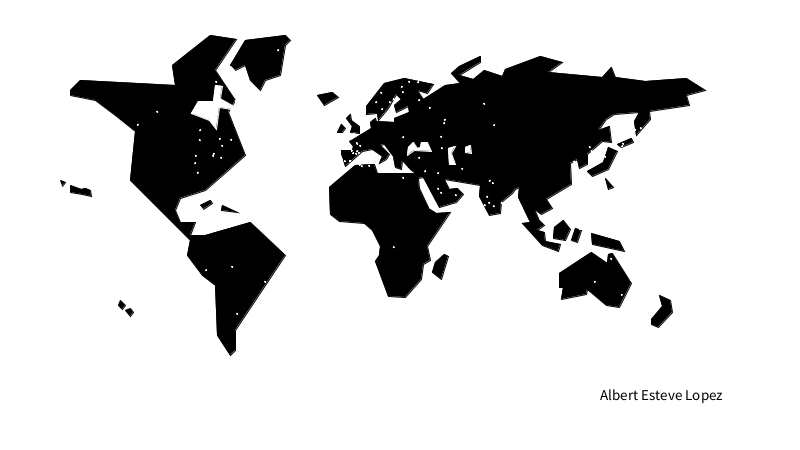
Frame 1 (no input)
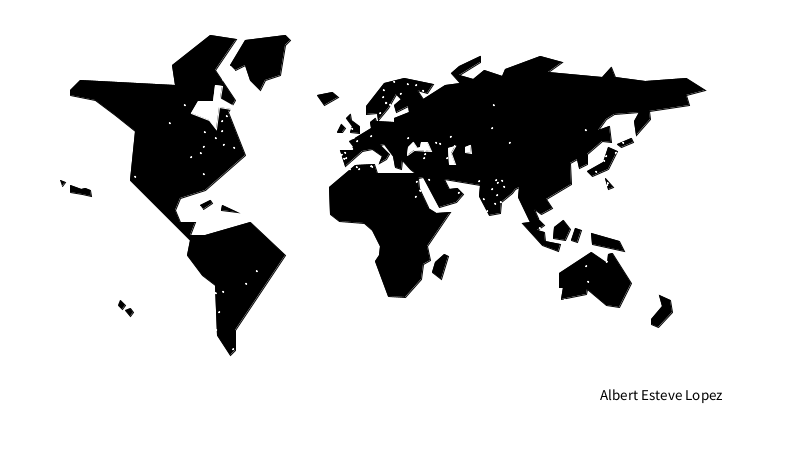
Frame 60 (the mouse pressed at the canvas centre just before this capture)
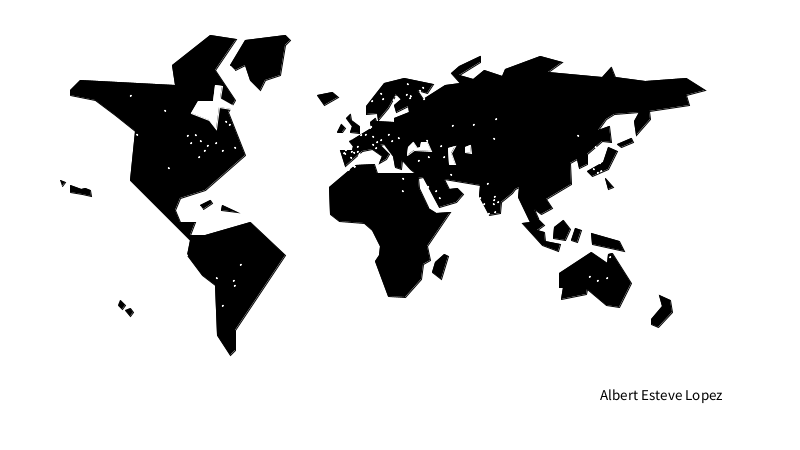
Frame 120 (the mouse held since frame 60 and released just before this capture)

The Processing sketch that drew these frames (run headless with seeded random() and noise(); from frame 60 on, the mouse is pressed at the canvas centre):

// Processing sketch: processing_173184
// ── processing_173184.pde

int blocksize = 15;
int i = 0;
int j = 0;
float x;
float z;
void setup(){
     size (800, 450);
     

}

void draw(){
    background(255);
    println (mouseX + "," + mouseY);
    
    //firma
    fill(0,0,0);
    textSize(15);
    text("Albert Esteve Lopez",600,400);
    
    //caracteristicas relleno continentes
    stroke(0);
    fill (0);
    strokeWeight(1);
    stroke(0, 0, 0);
    
    //america
    beginShape();
     
        vertex(70,90);
        vertex(80,80);
        vertex(175,85);
        vertex(172,65);
        vertex(210,35);
        vertex(236,39);
        vertex(215,70);
        vertex(235,100);
        vertex(228,112);
        vertex(245,155);
        vertex(205,190);
        vertex(180,198);
        vertex(175,210);
        vertex(180,222);
        vertex(195,222);
        vertex(190,235); 
        vertex(205,235);
        vertex(250,222);
        vertex(285,255);
        vertex(235,330);
        vertex(235,350);
        vertex(230,355);
        vertex(217,335);
        vertex(215,285);
        vertex(202,275);
        vertex(187,255);
        vertex(190,240);
        vertex(160,210);
        vertex(130,180);
        vertex(135,131);
        vertex(115,115);
        vertex(95,100);
        vertex(70,95);
       
    endShape();
   
     beginShape();
    
     vertex(230,65);
     vertex(245,40);
     vertex(285,35);
     vertex(290,40);
     vertex(285,45);
     vertex(280,75);
     vertex(265,80);
     vertex(260,90);
     vertex(250,80);
     vertex(245,65);
     vertex(235,70);
     
     
    
    endShape();
    
    
    //islas america
    beginShape();
    
     vertex(200,205);
     vertex(210,200);
     vertex(212,203);
     vertex(203,209);
       
    endShape();
    
    beginShape();
    
     vertex(60,180);
     vertex(65,182);
     vertex(62,186);
     
    endShape();
    
    beginShape();
    
     vertex(70,185);
     vertex(81,189);
     vertex(85,188);
     vertex(90,190);
     vertex(91,196);
     vertex(82,194);
     vertex(70,192);
    
    endShape();
    
    beginShape();
    
     vertex(120,300);
     vertex(125,305);
     vertex(122,309);
     vertex(118,305);
    
    endShape();
    
    beginShape();
    
     vertex(130,308);
     vertex(133,312);
     vertex(130,316);
     vertex(125,310);
    
    endShape();
    
    beginShape();
    
     vertex(222,205);
     vertex(221,210);
     vertex(237,212);
     vertex(222,205);
    
    endShape();
    
    //europa
    beginShape();
     
     
     vertex(353,139);
     vertex(371,128);
     vertex(370,122);
     vertex(375,118);
     vertex(376,121);
     vertex(394,122);
     vertex(394,118);
     vertex(409,112);
     vertex(408,106);
     vertex(396,112);
     vertex(394,105);
     vertex(401,99);
     vertex(396,94);
     vertex(388,108);
     vertex(378,120);
     vertex(377,113);
     vertex(366,114);
     vertex(366,106);
     vertex(384,83);
     vertex(404,78);
     vertex(433,84);
     vertex(427,93);
     vertex(417,90);
     vertex(423,99);
     vertex(445,85);
     vertex(460,83);
     vertex(451,73);
     vertex(459,66);
     vertex(480,56);
     vertex(480,62);
     vertex(459,75);
     vertex(473,79);
     vertex(484,70);
     vertex(502,76);
     vertex(505,69);
     vertex(540,56);
     vertex(562,62);
     vertex(548,72);
     vertex(602,77);
     vertex(611,67);
     vertex(615,77);
     vertex(645,81);
     vertex(686,78);
     vertex(705,90);
     vertex(686,95);
     vertex(689,105);
     vertex(649,111);
     vertex(650,119);
     vertex(636,135);
     vertex(634,121);
     vertex(639,112);
     vertex(614,114);
     vertex(606,119);
     vertex(598,130);
     vertex(609,126);
     vertex(611,142);
     vertex(602,141);
     vertex(587,154);
     vertex(587,164);
     vertex(579,168);
     vertex(577,159);
     vertex(570,163);
     vertex(571,184);
     vertex(546,199);
     vertex(552,208);
     vertex(541,214);
     vertex(534,209);
     vertex(538,218);
     vertex(537,218);
     vertex(544,225);
     vertex(537,230);
     vertex(544,232);
     vertex(545,241);
     vertex(560,244);
     vertex(558,251);
     vertex(542,245);
     vertex(522,223);
     vertex(530,222);
     vertex(518,197);
     vertex(519,187);
     vertex(515,189);
     vertex(512,193);
     vertex(501,202);
     vertex(500,213);
     vertex(489,215);
     vertex(479,196);
     vertex(480,185);
     vertex(444,179);
     vertex(449,189);
     vertex(457,188);
     vertex(463,194);
     vertex(456,202);
     vertex(439,207);
     vertex(423,177);
     vertex(418,178);
     vertex(419,188);
     vertex(428,207);
     vertex(428,208);
     vertex(436,213);
     vertex(450,212);
     vertex(427,246);
     vertex(430,260);
     vertex(423,264);
     vertex(421,279);
     vertex(405,297);
     vertex(388,296);
     vertex(375,261);
     vertex(379,255);
     vertex(380,246);
     vertex(372,230);
     vertex(364,223);
     vertex(339,221);
     vertex(330,214);
     vertex(329,187);
     vertex(355,165);
     vertex(374,164);
     vertex(377,173);
     vertex(415,173);
     vertex(410,169);
     vertex(402,160);
     vertex(401,169);
     vertex(395,167);
     vertex(393,156);
     vertex(384,144);
     vertex(380,145);
     vertex(389,154);
     vertex(386,159);
     vertex(379,163);
     vertex(382,156);
     vertex(372,149);
     vertex(362,151);
     vertex(345,166);
     vertex(340,150);
     vertex(352,150);
     vertex(353,146);
     vertex(349,141);
      
    endShape();
    
    //islas oceano pacifico

    beginShape();
    
     vertex(553,238);
     vertex(554,227);
     vertex(563,220);
     vertex(570,229);
     vertex(565,240);
     vertex(553,238);
     
    endShape();
    
    beginShape();
    
     vertex(571,240);
     vertex(575,228);
     vertex(581,230);
     vertex(577,242);
     vertex(571,240);
     
    endShape();
    
    beginShape();
    
     vertex(592,244);
     vertex(591,233);
     vertex(619,241);
     vertex(624,251);
     vertex(592,244);     
     
    endShape();
    
    beginShape();
    
     vertex(561,299);
     vertex(563,287);
     vertex(559,287);
     vertex(559,273);
     vertex(591,252);
     vertex(607,263);
     vertex(608,254);
     vertex(612,253);
     vertex(631,283);
     vertex(619,307);
     vertex(606,305);
     vertex(587,289);
     vertex(586,294);
     vertex(561,299);
      
     
    endShape();
    
    beginShape();
    
     vertex(651,319);
     vertex(662,306);
     vertex(659,295);
     vertex(670,300); 
     vertex(672,312);
     vertex(658,327);   
     vertex(651,324);
     vertex(651,319);
     
    endShape();
    
    beginShape();
    
     vertex(587,171);
     vertex(603,162);
     vertex(608,147);
     vertex(617,151);
     vertex(608,169);
     vertex(592,176);
     vertex(587,171);
     
     
    endShape();
    
    beginShape();
    
     vertex(617,144);
     vertex(631,138);
     vertex(633,142);
     vertex(621,147);
     vertex(617,144);
     
    endShape();
    
    beginShape();
    
     vertex(605,178);
     vertex(608,189);
     vertex(613,187);
     vertex(605,178);
     
    endShape();
    
    beginShape();
    
     vertex(432,272);
     vertex(435,262);
     vertex(444,254);
     vertex(448,256);
     vertex(441,279);
     vertex(432,272);
     
    endShape();
   
    //reino unido
    beginShape();
    
     vertex(350,132);
     vertex(352,126);
     vertex(346,118);
     vertex(350,114);
     vertex(351,120);
     vertex(359,126);
     vertex(359,133);
     vertex(350,132);
     
    endShape();
    
    beginShape();
    
     vertex(337,132);
     vertex(341,124);
     vertex(345,128);
     vertex(342,132);
     vertex(337,132);
     
    endShape();
    
    //illa
    beginShape();
    
     vertex(317,95);
     vertex(332,92);
     vertex(338,97);
     vertex(324,105);
     vertex(317,95);
     
    endShape();
    
    //mar muerta
    
    fill (255);
    strokeWeight(1);
    stroke(255);
    
    beginShape();
    
     vertex(407,155);
     vertex(408,147);
     vertex(413,142);
     vertex(417,148);
     vertex(420,147);
     vertex(421,142);
     vertex(427,142);
     vertex(431,151);
     vertex(414,150);
     vertex(407,155);     
     
    endShape();
    
    beginShape();
    
     vertex(449,164);  
     vertex(448,148);
     vertex(455,146);
     vertex(451,153);
     vertex(455,164);
     vertex(449,164);
     
    endShape();
    
    beginShape();
    
     vertex(465,152);
     vertex(465,147);
     vertex(470,145);
     vertex(471,153);
     vertex(465,152);
     
    endShape();
    
    //parte blanca america
    beginShape();
    
     vertex(243,111);
     vertex(219,107);
     vertex(216,129);
     vertex(209,120);
     vertex(191,113);
     vertex(198,101);
     vertex(213,101);
     vertex(215,85);
     vertex(222,86);
     vertex(220,98);
     
    endShape();
    
    
    //colores luces

   stroke(255);
   fill (255);
    frameRate(15);
    //bucle llums nocturnes
     j = 0;
     while(j < height ){
       i = 0;
       while(i < width ){
        
          ellipse(random(185,230) ,random(110,160) ,1,1);
          ellipse(random(120,280) ,random(80,180) ,1,1);
          ellipse(random(175,280) ,random(250,350) ,1,1);
          ellipse(random(50,800) ,random(0,450) ,1,1);
          ellipse(random(330,360) ,random(150,170) ,1,1);
          ellipse(random(300,500) ,random(100,150) ,1,1);
          ellipse(random(350,380) ,random(125,170) ,1,1);
          ellipse(random(570,660) ,random(125,190) ,1,1);
          ellipse(random(588,630) ,random(143,190) ,1,1);
          ellipse(random(535,650) ,random(225,300) ,1,1);
          ellipse(random(475,505) ,random(180,215) ,1,1);
          ellipse(random(360,425) ,random(80,105) ,1,1);
          ellipse(random(400,465) ,random(135,200) ,1,1);
      
        
          i = i + 200;
        }
      j = j + 200;
     }     
  
 
     
}
